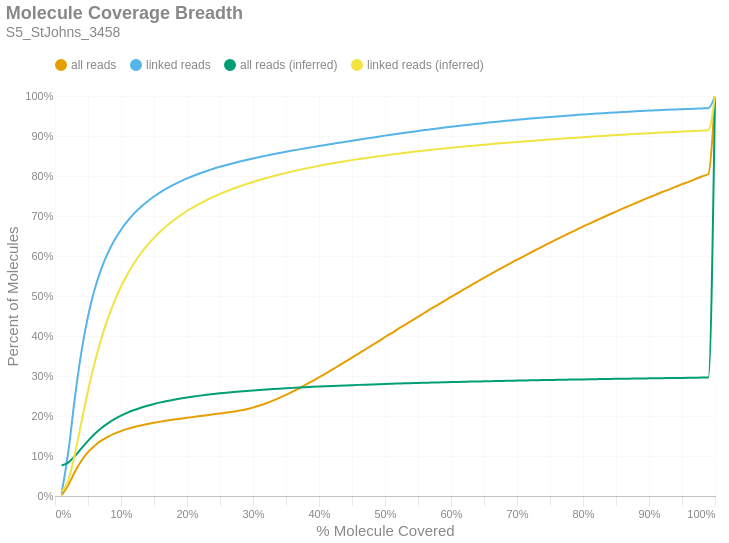

Notebook code for this chart:
### Markdown cell above
### Molecule Read Coverage
This chart shows molecule coverage breadth as computed by the number of bases aligned to that molecule. In other words, "*how much of each unique long molecule is actually sequenced/aligned?*" Keep in mind there is a distinction between sequences and alignments, since some sequences belonging to a particular molecule may not align well and wouldn't appear in the alignment data. This chart also shows molecule coverage breadth as computed by the *inferred fragment* from which the aligned sequences originate. Unlike read coverage, this calculation takes into account the total insert size, including unsequenced gaps between the forward and reverse reads. Like the previous figures, these are cumulative percents.

### Code cell
if SKIPLR:
    print_html(f"Skipped")
else:
    binned_df = consolidated_hist(valids['coverage_bp'], mask, 0.01, True)
    binned_df_inf = consolidated_hist(valids['coverage_inserts'], mask, 0.01, True)
    binned_df = binned_df.with_columns(pl.lit(binned_df_inf['all reads (cumsum)']).alias('all reads (inferred)'))
    binned_df = binned_df.with_columns(pl.lit(binned_df_inf['linked reads (cumsum)']).alias('linked reads (inferred)'))
    binned_df = binned_df.with_columns(
        (pl.col('bin').cast(pl.Float64) + 0.01).alias('right_edge')
    )

    with SafeRender(binned_df):
        (
            density_plot(binned_df, 'Molecule Coverage Breadth', samplename, 'molcov', ['all reads (inferred)','linked reads (inferred)'])
            .encode(
                #x=alt.X('bin:Q', title="% Molecule Covered").axis(format = '%').scale(padding=0),
                x=alt.X('right_edge:Q', title="% Molecule Covered").axis(format='%').scale(padding=0),
                y=alt.Y('value:Q', title='Percent of Molecules')
                    .axis(format='%')
                    .stack(False)
                    .scale(domainMin=0, padding=0),
                color=alt.Color("key:N").scale(domain = ["all reads", "linked reads", "all reads (inferred)", "linked reads (inferred)"]),
                tooltip = [
                    alt.Tooltip("key:N", title = "Data Type"),
                    alt.Tooltip("range_label:N", title="% Molecule Covered"),
                    alt.Tooltip("value:Q", format = ".2%", title="% Molecules")
                ]
            )
        ).display()

### Figure 1 — Vega-Lite specification as saved in the notebook (floating-point values rounded to 4 significant figures)
{"width": "container", "height": 400, "config": {"title": {"anchor": "start", "dy": -15, "fontSize": 18, "color": "#888888", "subtitleColor": "#888888", "subtitleFontSize": 14}, "arc": {"fill": "#0072B2"}, "axis": {"domainColor": "#888888", "domainWidth": 0.5, "gridWidth": 0.2, "grid": false, "titleFontWeight": 400, "titleFontSize": 15, "labelFontSize": 11, "labelColor": "#888888", "tickColor": "#888888", "tickWidth": 0.2, "titleColor": "#888888"}, "axisBand": {"grid": false}, "axisX": {"grid": true, "tickSize": 10, "domainCap": "round"}, "axisY": {"domain": false, "grid": true, "tickSize": 0, "domainCap": "round"}, "background": "transparent", "header": {"labelFontSize": 15, "labelColor": "#888888", "titleFontSize": 15, "titleFontWeight": 600, "titleColor": "#888888"}, "legend": {"labelFont": "sans-serif", "labelFontSize": 12, "labelColor": "#888888", "symbolSize": 100, "symbolType": "circle", "titleFontSize": 12, "titlePadding": 10, "titleColor": "#888888", "title": null, "orient": "top"}, "range": {"category": ["#E69F00", "#56B4E9", "#009E73", "#F0E442", "#0072B2", "#D55E00", "#CC79A7", "#000000"], "diverging": ["#cfe8f3", "#a2d4ec", "#73bfe2", "#46abdb", "#1696d2", "#12719e"]}, "area": {"fill": "#0072B2", "fillOpacity": 0.7, "line": true, "strokeOpacity": 0.7}, "line": {"color": "#0072B2", "stroke": "#0072B2", "strokeWidth": 2}, "trail": {"color": "#0072B2", "stroke": "#0072B2", "strokeWidth": 0, "size": 1}, "point": {"filled": true, "fillOpacity": 1.0, "size": 95}, "text": {"color": "#888888", "fontSize": 11, "align": "right", "fontWeight": 400, "size": 11}, "bar": {"fill": "#0072B2", "stroke": null}, "view": {"stroke": null, "continuousWidth": 660, "continuousHeight": 400}}, "data": {"name": "data-bb2fb5f5aadf400886785d3bd0d33134"}, "mark": {"type": "line", "interpolate": "monotone", "point": {"opacity": 0, "size": 275}}, "encoding": {"color": {"field": "key", "scale": {"domain": ["all reads", "linked reads", "all reads (inferred)", "linked reads (inferred)"]}, "type": "nominal"}, "tooltip": [{"field": "key", "title": "Data Type", "type": "nominal"}, {"field": "range_label", "title": "% Molecule Covered", "type": "nominal"}, {"field": "value", "format": ".2%", "title": "% Molecules", "type": "quantitative"}], "x": {"axis": {"format": "%"}, "field": "right_edge", "scale": {"padding": 0}, "title": "% Molecule Covered", "type": "quantitative"}, "y": {"axis": {"format": "%"}, "field": "value", "scale": {"domainMin": 0, "padding": 0}, "stack": false, "title": "Percent of Molecules", "type": "quantitative"}}, "params": [{"name": "param_c36ac31b6afebe62", "select": {"type": "point", "fields": ["key"]}, "bind": "legend"}], "title": {"text": "Molecule Coverage Breadth", "subtitle": "S5_StJohns_3458"}, "transform": [{"fold": ["all reads (cumsum)", "linked reads (cumsum)", "all reads (inferred)", "linked reads (inferred)"]}, {"calculate": "replace(datum.key, ' (cumsum)', '')", "as": "key"}, {"filter": {"param": "param_c36ac31b6afebe62"}}], "usermeta": {"embedOptions": {"downloadFileName": "S5_StJohns_3458.molcov"}}, "$schema": "https://vega.github.io/schema/vega-lite/v6.1.0.json", "datasets": {"data-bb2fb5f5aadf400886785d3bd0d33134": [{"bin": "0.0", "interval": "0.0-0.01", "all reads": 0.001971, "linked reads": 0.006975, "all reads (cumsum)": 0.001971, "linked reads (cumsum)": 0.006975, "range_label": "0.0-0.01", "all reads (inferred)": 0.07613, "linked reads (inferred)": 0.01011, "right_edge": 0.01}, {"bin": "0.01", "interval": "0.01-0.02", "all reads": 0.02499, "linked reads": 0.1015, "all reads (cumsum)": 0.02696, "linked reads (cumsum)": 0.1085, "range_label": "0.01-0.02", "all reads (inferred)": 0.08348, "linked reads (inferred)": 0.03829, "right_edge": 0.02}, {"bin": "0.02", "interval": "0.02-0.03", "all reads": 0.03297, "linked reads": 0.1358, "all reads (cumsum)": 0.05993, "linked reads (cumsum)": 0.2443, "range_label": "0.02-0.03", "all reads (inferred)": 0.09968, "linked reads (inferred)": 0.1042, "right_edge": 0.03}, {"bin": "0.03", "interval": "0.03-0.04", "all reads": 0.02809, "linked reads": 0.1159, "all reads (cumsum)": 0.08802, "linked reads (cumsum)": 0.3602, "range_label": "0.03-0.04", "all reads (inferred)": 0.119, "linked reads (inferred)": 0.1841, "right_edge": 0.04}, {"bin": "0.04", "interval": "0.04-0.05", "all reads": 0.02151, "linked reads": 0.08876, "all reads (cumsum)": 0.1095, "linked reads (cumsum)": 0.449, "range_label": "0.04-0.05", "all reads (inferred)": 0.1379, "linked reads (inferred)": 0.2623, "right_edge": 0.05}, {"bin": "0.05", "interval": "0.05-0.06", "all reads": 0.01631, "linked reads": 0.06708, "all reads (cumsum)": 0.1258, "linked reads (cumsum)": 0.516, "range_label": "0.05-0.06", "all reads (inferred)": 0.1547, "linked reads (inferred)": 0.3322, "right_edge": 0.06}, {"bin": "0.06", "interval": "0.06-0.07", "all reads": 0.01245, "linked reads": 0.05122, "all reads (cumsum)": 0.1383, "linked reads (cumsum)": 0.5673, "range_label": "0.06-0.07", "all reads (inferred)": 0.1692, "linked reads (inferred)": 0.3922, "right_edge": 0.07}, {"bin": "0.07", "interval": "0.07-0.08", "all reads": 0.009745, "linked reads": 0.03999, "all reads (cumsum)": 0.148, "linked reads (cumsum)": 0.6073, "range_label": "0.07-0.08", "all reads (inferred)": 0.1815, "linked reads (inferred)": 0.4434, "right_edge": 0.08}, {"bin": "0.08", "interval": "0.08-0.09", "all reads": 0.007838, "linked reads": 0.03202, "all reads (cumsum)": 0.1559, "linked reads (cumsum)": 0.6393, "range_label": "0.08-0.09", "all reads (inferred)": 0.1919, "linked reads (inferred)": 0.4868, "right_edge": 0.09}, {"bin": "0.09", "interval": "0.09-0.1", "all reads": 0.006468, "linked reads": 0.02631, "all reads (cumsum)": 0.1623, "linked reads (cumsum)": 0.6656, "range_label": "0.09-0.1", "all reads (inferred)": 0.2008, "linked reads (inferred)": 0.5238, "right_edge": 0.1}, {"bin": "0.1", "interval": "0.1-0.11", "all reads": 0.005455, "linked reads": 0.02208, "all reads (cumsum)": 0.1678, "linked reads (cumsum)": 0.6877, "range_label": "0.1-0.11", "all reads (inferred)": 0.2084, "linked reads (inferred)": 0.5553, "right_edge": 0.11}, {"bin": "0.11", "interval": "0.11-0.12", "all reads": 0.004659, "linked reads": 0.01876, "all reads (cumsum)": 0.1724, "linked reads (cumsum)": 0.7064, "range_label": "0.11-0.12", "all reads (inferred)": 0.2149, "linked reads (inferred)": 0.5824, "right_edge": 0.12}, {"bin": "0.12", "interval": "0.12-0.13", "all reads": 0.003999, "linked reads": 0.01603, "all reads (cumsum)": 0.1764, "linked reads (cumsum)": 0.7225, "range_label": "0.12-0.13", "all reads (inferred)": 0.2206, "linked reads (inferred)": 0.6062, "right_edge": 0.13}, {"bin": "0.13", "interval": "0.13-0.14", "all reads": 0.00352, "linked reads": 0.01394, "all reads (cumsum)": 0.18, "linked reads (cumsum)": 0.7364, "range_label": "0.13-0.14", "all reads (inferred)": 0.2257, "linked reads (inferred)": 0.627, "right_edge": 0.14}, {"bin": "0.14", "interval": "0.14-0.15", "all reads": 0.003111, "linked reads": 0.01222, "all reads (cumsum)": 0.1831, "linked reads (cumsum)": 0.7486, "range_label": "0.14-0.15", "all reads (inferred)": 0.2301, "linked reads (inferred)": 0.6454, "right_edge": 0.15}, {"bin": "0.15", "interval": "0.15-0.16", "all reads": 0.002873, "linked reads": 0.01111, "all reads (cumsum)": 0.186, "linked reads (cumsum)": 0.7597, "range_label": "0.15-0.16", "all reads (inferred)": 0.234, "linked reads (inferred)": 0.6617, "right_edge": 0.16}, {"bin": "0.16", "interval": "0.16-0.17", "all reads": 0.002617, "linked reads": 0.009897, "all reads (cumsum)": 0.1886, "linked reads (cumsum)": 0.7696, "range_label": "0.16-0.17", "all reads (inferred)": 0.2376, "linked reads (inferred)": 0.6764, "right_edge": 0.17}, {"bin": "0.17", "interval": "0.17-0.18", "all reads": 0.002474, "linked reads": 0.008937, "all reads (cumsum)": 0.191, "linked reads (cumsum)": 0.7786, "range_label": "0.17-0.18", "all reads (inferred)": 0.2407, "linked reads (inferred)": 0.6895, "right_edge": 0.18}, {"bin": "0.18", "interval": "0.18-0.19", "all reads": 0.002325, "linked reads": 0.008078, "all reads (cumsum)": 0.1934, "linked reads (cumsum)": 0.7866, "range_label": "0.18-0.19", "all reads (inferred)": 0.2437, "linked reads (inferred)": 0.7016, "right_edge": 0.19}, {"bin": "0.19", "interval": "0.19-0.2", "all reads": 0.002256, "linked reads": 0.0074, "all reads (cumsum)": 0.1956, "linked reads (cumsum)": 0.794, "range_label": "0.19-0.2", "all reads (inferred)": 0.2463, "linked reads (inferred)": 0.7125, "right_edge": 0.2}, {"bin": "0.2", "interval": "0.2-0.21", "all reads": 0.002162, "linked reads": 0.00669, "all reads (cumsum)": 0.1978, "linked reads (cumsum)": 0.8007, "range_label": "0.2-0.21", "all reads (inferred)": 0.2487, "linked reads (inferred)": 0.7225, "right_edge": 0.21}, {"bin": "0.21", "interval": "0.21-0.22", "all reads": 0.002147, "linked reads": 0.006181, "all reads (cumsum)": 0.1999, "linked reads (cumsum)": 0.8069, "range_label": "0.21-0.22", "all reads (inferred)": 0.2509, "linked reads (inferred)": 0.7316, "right_edge": 0.22}, {"bin": "0.22", "interval": "0.22-0.23", "all reads": 0.002105, "linked reads": 0.005684, "all reads (cumsum)": 0.202, "linked reads (cumsum)": 0.8126, "range_label": "0.22-0.23", "all reads (inferred)": 0.253, "linked reads (inferred)": 0.74, "right_edge": 0.23}, {"bin": "0.23", "interval": "0.23-0.24", "all reads": 0.002105, "linked reads": 0.005353, "all reads (cumsum)": 0.2041, "linked reads (cumsum)": 0.8179, "range_label": "0.23-0.24", "all reads (inferred)": 0.2548, "linked reads (inferred)": 0.7478, "right_edge": 0.24}, {"bin": "0.24", "interval": "0.24-0.25", "all reads": 0.002192, "linked reads": 0.005099, "all reads (cumsum)": 0.2063, "linked reads (cumsum)": 0.823, "range_label": "0.24-0.25", "all reads (inferred)": 0.2566, "linked reads (inferred)": 0.7551, "right_edge": 0.25}, {"bin": "0.25", "interval": "0.25-0.26", "all reads": 0.002169, "linked reads": 0.00465, "all reads (cumsum)": 0.2085, "linked reads (cumsum)": 0.8277, "range_label": "0.25-0.26", "all reads (inferred)": 0.2583, "linked reads (inferred)": 0.7619, "right_edge": 0.26}, {"bin": "0.26", "interval": "0.26-0.27", "all reads": 0.002319, "linked reads": 0.004385, "all reads (cumsum)": 0.2108, "linked reads (cumsum)": 0.8321, "range_label": "0.26-0.27", "all reads (inferred)": 0.2598, "linked reads (inferred)": 0.7683, "right_edge": 0.27}, {"bin": "0.27", "interval": "0.27-0.28", "all reads": 0.002671, "linked reads": 0.004166, "all reads (cumsum)": 0.2135, "linked reads (cumsum)": 0.8362, "range_label": "0.27-0.28", "all reads (inferred)": 0.2613, "linked reads (inferred)": 0.7743, "right_edge": 0.28}, {"bin": "0.28", "interval": "0.28-0.29", "all reads": 0.003341, "linked reads": 0.003951, "all reads (cumsum)": 0.2168, "linked reads (cumsum)": 0.8402, "range_label": "0.28-0.29", "all reads (inferred)": 0.2626, "linked reads (inferred)": 0.7798, "right_edge": 0.29}, {"bin": "0.29", "interval": "0.29-0.3", "all reads": 0.004191, "linked reads": 0.003741, "all reads (cumsum)": 0.221, "linked reads (cumsum)": 0.8439, "range_label": "0.29-0.3", "all reads (inferred)": 0.2639, "linked reads (inferred)": 0.7851, "right_edge": 0.3}, {"bin": "0.3", "interval": "0.3-0.31", "all reads": 0.005064, "linked reads": 0.00361, "all reads (cumsum)": 0.2261, "linked reads (cumsum)": 0.8475, "range_label": "0.3-0.31", "all reads (inferred)": 0.2651, "linked reads (inferred)": 0.79, "right_edge": 0.31}, {"bin": "0.31", "interval": "0.31-0.32", "all reads": 0.005783, "linked reads": 0.003383, "all reads (cumsum)": 0.2319, "linked reads (cumsum)": 0.8509, "range_label": "0.31-0.32", "all reads (inferred)": 0.2662, "linked reads (inferred)": 0.7948, "right_edge": 0.32}, {"bin": "0.32", "interval": "0.32-0.33", "all reads": 0.006477, "linked reads": 0.003342, "all reads (cumsum)": 0.2383, "linked reads (cumsum)": 0.8543, "range_label": "0.32-0.33", "all reads (inferred)": 0.2674, "linked reads (inferred)": 0.7994, "right_edge": 0.33}, {"bin": "0.33", "interval": "0.33-0.34", "all reads": 0.007015, "linked reads": 0.003229, "all reads (cumsum)": 0.2454, "linked reads (cumsum)": 0.8575, "range_label": "0.33-0.34", "all reads (inferred)": 0.2684, "linked reads (inferred)": 0.8036, "right_edge": 0.34}, {"bin": "0.34", "interval": "0.34-0.35", "all reads": 0.007563, "linked reads": 0.003176, "all reads (cumsum)": 0.2529, "linked reads (cumsum)": 0.8607, "range_label": "0.34-0.35", "all reads (inferred)": 0.2694, "linked reads (inferred)": 0.8076, "right_edge": 0.35}, {"bin": "0.35", "interval": "0.35-0.36", "all reads": 0.008035, "linked reads": 0.002959, "all reads (cumsum)": 0.261, "linked reads (cumsum)": 0.8636, "range_label": "0.35-0.36", "all reads (inferred)": 0.2703, "linked reads (inferred)": 0.8115, "right_edge": 0.36}, {"bin": "0.36", "interval": "0.36-0.37", "all reads": 0.008429, "linked reads": 0.002914, "all reads (cumsum)": 0.2694, "linked reads (cumsum)": 0.8666, "range_label": "0.36-0.37", "all reads (inferred)": 0.2712, "linked reads (inferred)": 0.8153, "right_edge": 0.37}, {"bin": "0.37", "interval": "0.37-0.38", "all reads": 0.008804, "linked reads": 0.002855, "all reads (cumsum)": 0.2782, "linked reads (cumsum)": 0.8694, "range_label": "0.37-0.38", "all reads (inferred)": 0.2721, "linked reads (inferred)": 0.8188, "right_edge": 0.38}, {"bin": "0.38", "interval": "0.38-0.39", "all reads": 0.009058, "linked reads": 0.002789, "all reads (cumsum)": 0.2873, "linked reads (cumsum)": 0.8722, "range_label": "0.38-0.39", "all reads (inferred)": 0.2729, "linked reads (inferred)": 0.8222, "right_edge": 0.39}, {"bin": "0.39", "interval": "0.39-0.4", "all reads": 0.009467, "linked reads": 0.002799, "all reads (cumsum)": 0.2967, "linked reads (cumsum)": 0.875, "range_label": "0.39-0.4", "all reads (inferred)": 0.2737, "linked reads (inferred)": 0.8254, "right_edge": 0.4}, {"bin": "0.4", "interval": "0.4-0.41", "all reads": 0.009381, "linked reads": 0.002656, "all reads (cumsum)": 0.3061, "linked reads (cumsum)": 0.8776, "range_label": "0.4-0.41", "all reads (inferred)": 0.2744, "linked reads (inferred)": 0.8285, "right_edge": 0.41}, {"bin": "0.41", "interval": "0.41-0.42", "all reads": 0.009743, "linked reads": 0.002627, "all reads (cumsum)": 0.3158, "linked reads (cumsum)": 0.8803, "range_label": "0.41-0.42", "all reads (inferred)": 0.2752, "linked reads (inferred)": 0.8314, "right_edge": 0.42}, {"bin": "0.42", "interval": "0.42-0.43", "all reads": 0.009969, "linked reads": 0.002627, "all reads (cumsum)": 0.3258, "linked reads (cumsum)": 0.8829, "range_label": "0.42-0.43", "all reads (inferred)": 0.2759, "linked reads (inferred)": 0.8343, "right_edge": 0.43}, {"bin": "0.43", "interval": "0.43-0.44", "all reads": 0.009919, "linked reads": 0.002639, "all reads (cumsum)": 0.3357, "linked reads (cumsum)": 0.8855, "range_label": "0.43-0.44", "all reads (inferred)": 0.2765, "linked reads (inferred)": 0.837, "right_edge": 0.44}, {"bin": "0.44", "interval": "0.44-0.45", "all reads": 0.01013, "linked reads": 0.002576, "all reads (cumsum)": 0.3459, "linked reads (cumsum)": 0.8881, "range_label": "0.44-0.45", "all reads (inferred)": 0.2772, "linked reads (inferred)": 0.8397, "right_edge": 0.45}, {"bin": "0.45", "interval": "0.45-0.46", "all reads": 0.0102, "linked reads": 0.002616, "all reads (cumsum)": 0.3561, "linked reads (cumsum)": 0.8907, "range_label": "0.45-0.46", "all reads (inferred)": 0.2778, "linked reads (inferred)": 0.8422, "right_edge": 0.46}, {"bin": "0.46", "interval": "0.46-0.47", "all reads": 0.01016, "linked reads": 0.002544, "all reads (cumsum)": 0.3662, "linked reads (cumsum)": 0.8933, "range_label": "0.46-0.47", "all reads (inferred)": 0.2784, "linked reads (inferred)": 0.8446, "right_edge": 0.47}, {"bin": "0.47", "interval": "0.47-0.48", "all reads": 0.01033, "linked reads": 0.002547, "all reads (cumsum)": 0.3766, "linked reads (cumsum)": 0.8958, "range_label": "0.47-0.48", "all reads (inferred)": 0.279, "linked reads (inferred)": 0.847, "right_edge": 0.48}, {"bin": "0.48", "interval": "0.48-0.49", "all reads": 0.009926, "linked reads": 0.002527, "all reads (cumsum)": 0.3865, "linked reads (cumsum)": 0.8984, "range_label": "0.48-0.49", "all reads (inferred)": 0.2795, "linked reads (inferred)": 0.8493, "right_edge": 0.49}, {"bin": "0.49", "interval": "0.49-0.5", "all reads": 0.01106, "linked reads": 0.00256, "all reads (cumsum)": 0.3975, "linked reads (cumsum)": 0.9009, "range_label": "0.49-0.5", "all reads (inferred)": 0.2801, "linked reads (inferred)": 0.8515, "right_edge": 0.5}, {"bin": "0.5", "interval": "0.5-0.51", "all reads": 0.009471, "linked reads": 0.002377, "all reads (cumsum)": 0.407, "linked reads (cumsum)": 0.9033, "range_label": "0.5-0.51", "all reads (inferred)": 0.2806, "linked reads (inferred)": 0.8537, "right_edge": 0.51}, {"bin": "0.51", "interval": "0.51-0.52", "all reads": 0.01057, "linked reads": 0.002417, "all reads (cumsum)": 0.4176, "linked reads (cumsum)": 0.9057, "range_label": "0.51-0.52", "all reads (inferred)": 0.2811, "linked reads (inferred)": 0.8558, "right_edge": 0.52}, {"bin": "0.52", "interval": "0.52-0.53", "all reads": 0.01003, "linked reads": 0.00233, "all reads (cumsum)": 0.4276, "linked reads (cumsum)": 0.908, "range_label": "0.52-0.53", "all reads (inferred)": 0.2817, "linked reads (inferred)": 0.8579, "right_edge": 0.53}, {"bin": "0.53", "interval": "0.53-0.54", "all reads": 0.01027, "linked reads": 0.002242, "all reads (cumsum)": 0.4379, "linked reads (cumsum)": 0.9103, "range_label": "0.53-0.54", "all reads (inferred)": 0.2821, "linked reads (inferred)": 0.8598, "right_edge": 0.54}, {"bin": "0.54", "interval": "0.54-0.55", "all reads": 0.01002, "linked reads": 0.002205, "all reads (cumsum)": 0.4479, "linked reads (cumsum)": 0.9125, "range_label": "0.54-0.55", "all reads (inferred)": 0.2826, "linked reads (inferred)": 0.8618, "right_edge": 0.55}, {"bin": "0.55", "interval": "0.55-0.56", "all reads": 0.01023, "linked reads": 0.002236, "all reads (cumsum)": 0.4581, "linked reads (cumsum)": 0.9147, "range_label": "0.55-0.56", "all reads (inferred)": 0.2831, "linked reads (inferred)": 0.8636, "right_edge": 0.56}, {"bin": "0.56", "interval": "0.56-0.57", "all reads": 0.01011, "linked reads": 0.002207, "all reads (cumsum)": 0.4682, "linked reads (cumsum)": 0.9169, "range_label": "0.56-0.57", "all reads (inferred)": 0.2835, "linked reads (inferred)": 0.8654, "right_edge": 0.57}, {"bin": "0.57", "interval": "0.57-0.58", "all reads": 0.009782, "linked reads": 0.002086, "all reads (cumsum)": 0.478, "linked reads (cumsum)": 0.919, "range_label": "0.57-0.58", "all reads (inferred)": 0.284, "linked reads (inferred)": 0.8672, "right_edge": 0.58}, {"bin": "0.58", "interval": "0.58-0.59", "all reads": 0.009875, "linked reads": 0.002016, "all reads (cumsum)": 0.4879, "linked reads (cumsum)": 0.921, "range_label": "0.58-0.59", "all reads (inferred)": 0.2844, "linked reads (inferred)": 0.8689, "right_edge": 0.59}, {"bin": "0.59", "interval": "0.59-0.6", "all reads": 0.009983, "linked reads": 0.001982, "all reads (cumsum)": 0.4979, "linked reads (cumsum)": 0.923, "range_label": "0.59-0.6", "all reads (inferred)": 0.2848, "linked reads (inferred)": 0.8706, "right_edge": 0.6}, {"bin": "0.6", "interval": "0.6-0.61", "all reads": 0.00936, "linked reads": 0.001935, "all reads (cumsum)": 0.5072, "linked reads (cumsum)": 0.9249, "range_label": "0.6-0.61", "all reads (inferred)": 0.2852, "linked reads (inferred)": 0.8722, "right_edge": 0.61}, {"bin": "0.61", "interval": "0.61-0.62", "all reads": 0.009773, "linked reads": 0.001869, "all reads (cumsum)": 0.517, "linked reads (cumsum)": 0.9268, "range_label": "0.61-0.62", "all reads (inferred)": 0.2856, "linked reads (inferred)": 0.8737, "right_edge": 0.62}, {"bin": "0.62", "interval": "0.62-0.63", "all reads": 0.009447, "linked reads": 0.001891, "all reads (cumsum)": 0.5265, "linked reads (cumsum)": 0.9287, "range_label": "0.62-0.63", "all reads (inferred)": 0.286, "linked reads (inferred)": 0.8753, "right_edge": 0.63}, {"bin": "0.63", "interval": "0.63-0.64", "all reads": 0.009483, "linked reads": 0.001846, "all reads (cumsum)": 0.5359, "linked reads (cumsum)": 0.9306, "range_label": "0.63-0.64", "all reads (inferred)": 0.2864, "linked reads (inferred)": 0.8767, "right_edge": 0.64}, {"bin": "0.64", "interval": "0.64-0.65", "all reads": 0.009285, "linked reads": 0.00175, "all reads (cumsum)": 0.5452, "linked reads (cumsum)": 0.9323, "range_label": "0.64-0.65", "all reads (inferred)": 0.2867, "linked reads (inferred)": 0.8782, "right_edge": 0.65}, {"bin": "0.65", "interval": "0.65-0.66", "all reads": 0.009644, "linked reads": 0.001804, "all reads (cumsum)": 0.5549, "linked reads (cumsum)": 0.9341, "range_label": "0.65-0.66", "all reads (inferred)": 0.2871, "linked reads (inferred)": 0.8796, "right_edge": 0.66}, {"bin": "0.66", "interval": "0.66-0.67", "all reads": 0.008947, "linked reads": 0.001624, "all reads (cumsum)": 0.5638, "linked reads (cumsum)": 0.9357, "range_label": "0.66-0.67", "all reads (inferred)": 0.2875, "linked reads (inferred)": 0.881, "right_edge": 0.67}, {"bin": "0.67", "interval": "0.67-0.68", "all reads": 0.00908, "linked reads": 0.001605, "all reads (cumsum)": 0.5729, "linked reads (cumsum)": 0.9373, "range_label": "0.67-0.68", "all reads (inferred)": 0.2878, "linked reads (inferred)": 0.8824, "right_edge": 0.68}, {"bin": "0.68", "interval": "0.68-0.69", "all reads": 0.0088, "linked reads": 0.001592, "all reads (cumsum)": 0.5817, "linked reads (cumsum)": 0.9389, "range_label": "0.68-0.69", "all reads (inferred)": 0.2882, "linked reads (inferred)": 0.8838, "right_edge": 0.69}, {"bin": "0.69", "interval": "0.69-0.7", "all reads": 0.008992, "linked reads": 0.001594, "all reads (cumsum)": 0.5907, "linked reads (cumsum)": 0.9405, "range_label": "0.69-0.7", "all reads (inferred)": 0.2885, "linked reads (inferred)": 0.8852, "right_edge": 0.7}, {"bin": "0.7", "interval": "0.7-0.71", "all reads": 0.00857, "linked reads": 0.001504, "all reads (cumsum)": 0.5993, "linked reads (cumsum)": 0.942, "range_label": "0.7-0.71", "all reads (inferred)": 0.2888, "linked reads (inferred)": 0.8865, "right_edge": 0.71}, {"bin": "0.71", "interval": "0.71-0.72", "all reads": 0.008538, "linked reads": 0.00147, "all reads (cumsum)": 0.6078, "linked reads (cumsum)": 0.9435, "range_label": "0.71-0.72", "all reads (inferred)": 0.2892, "linked reads (inferred)": 0.8877, "right_edge": 0.72}, {"bin": "0.72", "interval": "0.72-0.73", "all reads": 0.008615, "linked reads": 0.001405, "all reads (cumsum)": 0.6164, "linked reads (cumsum)": 0.9449, "range_label": "0.72-0.73", "all reads (inferred)": 0.2895, "linked reads (inferred)": 0.8889, "right_edge": 0.73}, {"bin": "0.73", "interval": "0.73-0.74", "all reads": 0.008288, "linked reads": 0.001336, "all reads (cumsum)": 0.6247, "linked reads (cumsum)": 0.9462, "range_label": "0.73-0.74", "all reads (inferred)": 0.2898, "linked reads (inferred)": 0.8901, "right_edge": 0.74}, {"bin": "0.74", "interval": "0.74-0.75", "all reads": 0.008742, "linked reads": 0.001374, "all reads (cumsum)": 0.6334, "linked reads (cumsum)": 0.9476, "range_label": "0.74-0.75", "all reads (inferred)": 0.2901, "linked reads (inferred)": 0.8913, "right_edge": 0.75}, {"bin": "0.75", "interval": "0.75-0.76", "all reads": 0.008037, "linked reads": 0.001333, "all reads (cumsum)": 0.6415, "linked reads (cumsum)": 0.9489, "range_label": "0.75-0.76", "all reads (inferred)": 0.2904, "linked reads (inferred)": 0.8925, "right_edge": 0.76}, {"bin": "0.76", "interval": "0.76-0.77", "all reads": 0.008155, "linked reads": 0.001225, "all reads (cumsum)": 0.6496, "linked reads (cumsum)": 0.9502, "range_label": "0.76-0.77", "all reads (inferred)": 0.2907, "linked reads (inferred)": 0.8937, "right_edge": 0.77}, {"bin": "0.77", "interval": "0.77-0.78", "all reads": 0.007986, "linked reads": 0.001275, "all reads (cumsum)": 0.6576, "linked reads (cumsum)": 0.9514, "range_label": "0.77-0.78", "all reads (inferred)": 0.291, "linked reads (inferred)": 0.8948, "right_edge": 0.78}, {"bin": "0.78", "interval": "0.78-0.79", "all reads": 0.00788, "linked reads": 0.001227, "all reads (cumsum)": 0.6655, "linked reads (cumsum)": 0.9527, "range_label": "0.78-0.79", "all reads (inferred)": 0.2912, "linked reads (inferred)": 0.8959, "right_edge": 0.79}, {"bin": "0.79", "interval": "0.79-0.8", "all reads": 0.008143, "linked reads": 0.00118, "all reads (cumsum)": 0.6736, "linked reads (cumsum)": 0.9538, "range_label": "0.79-0.8", "all reads (inferred)": 0.2915, "linked reads (inferred)": 0.897, "right_edge": 0.8}, {"bin": "0.8", "interval": "0.8-0.81", "all reads": 0.007471, "linked reads": 0.001047, "all reads (cumsum)": 0.6811, "linked reads (cumsum)": 0.9549, "range_label": "0.8-0.81", "all reads (inferred)": 0.2918, "linked reads (inferred)": 0.898, "right_edge": 0.81}, {"bin": "0.81", "interval": "0.81-0.82", "all reads": 0.007559, "linked reads": 0.001077, "all reads (cumsum)": 0.6887, "linked reads (cumsum)": 0.956, "range_label": "0.81-0.82", "all reads (inferred)": 0.2921, "linked reads (inferred)": 0.8991, "right_edge": 0.82}, {"bin": "0.82", "interval": "0.82-0.83", "all reads": 0.007624, "linked reads": 0.001075, "all reads (cumsum)": 0.6963, "linked reads (cumsum)": 0.957, "range_label": "0.82-0.83", "all reads (inferred)": 0.2924, "linked reads (inferred)": 0.9002, "right_edge": 0.83}, {"bin": "0.83", "interval": "0.83-0.84", "all reads": 0.007496, "linked reads": 0.001009, "all reads (cumsum)": 0.7038, "linked reads (cumsum)": 0.9581, "range_label": "0.83-0.84", "all reads (inferred)": 0.2926, "linked reads (inferred)": 0.9012, "right_edge": 0.84}, {"bin": "0.84", "interval": "0.84-0.85", "all reads": 0.007266, "linked reads": 0.0009743, "all reads (cumsum)": 0.7111, "linked reads (cumsum)": 0.959, "range_label": "0.84-0.85", "all reads (inferred)": 0.2929, "linked reads (inferred)": 0.9022, "right_edge": 0.85}, {"bin": "0.85", "interval": "0.85-0.86", "all reads": 0.007316, "linked reads": 0.0009314, "all reads (cumsum)": 0.7184, "linked reads (cumsum)": 0.96, "range_label": "0.85-0.86", "all reads (inferred)": 0.2931, "linked reads (inferred)": 0.9032, "right_edge": 0.86}, {"bin": "0.86", "interval": "0.86-0.87", "all reads": 0.007035, "linked reads": 0.0009002, "all reads (cumsum)": 0.7254, "linked reads (cumsum)": 0.9609, "range_label": "0.86-0.87", "all reads (inferred)": 0.2934, "linked reads (inferred)": 0.9042, "right_edge": 0.87}, {"bin": "0.87", "interval": "0.87-0.88", "all reads": 0.007131, "linked reads": 0.000879, "all reads (cumsum)": 0.7325, "linked reads (cumsum)": 0.9617, "range_label": "0.87-0.88", "all reads (inferred)": 0.2936, "linked reads (inferred)": 0.9051, "right_edge": 0.88}, {"bin": "0.88", "interval": "0.88-0.89", "all reads": 0.006904, "linked reads": 0.0008513, "all reads (cumsum)": 0.7394, "linked reads (cumsum)": 0.9626, "range_label": "0.88-0.89", "all reads (inferred)": 0.2939, "linked reads (inferred)": 0.906, "right_edge": 0.89}, {"bin": "0.89", "interval": "0.89-0.9", "all reads": 0.006979, "linked reads": 0.0008566, "all reads (cumsum)": 0.7464, "linked reads (cumsum)": 0.9635, "range_label": "0.89-0.9", "all reads (inferred)": 0.2941, "linked reads (inferred)": 0.907, "right_edge": 0.9}, {"bin": "0.9", "interval": "0.9-0.91", "all reads": 0.006387, "linked reads": 0.0007577, "all reads (cumsum)": 0.7528, "linked reads (cumsum)": 0.9642, "range_label": "0.9-0.91", "all reads (inferred)": 0.2944, "linked reads (inferred)": 0.9078, "right_edge": 0.91}, {"bin": "0.91", "interval": "0.91-0.92", "all reads": 0.007176, "linked reads": 0.0007918, "all reads (cumsum)": 0.76, "linked reads (cumsum)": 0.965, "range_label": "0.91-0.92", "all reads (inferred)": 0.2946, "linked reads (inferred)": 0.9087, "right_edge": 0.92}, {"bin": "0.92", "interval": "0.92-0.93", "all reads": 0.006118, "linked reads": 0.0006982, "all reads (cumsum)": 0.7661, "linked reads (cumsum)": 0.9657, "range_label": "0.92-0.93", "all reads (inferred)": 0.2948, "linked reads (inferred)": 0.9095, "right_edge": 0.93}, {"bin": "0.93", "interval": "0.93-0.94", "all reads": 0.006551, "linked reads": 0.0007294, "all reads (cumsum)": 0.7727, "linked reads (cumsum)": 0.9664, "range_label": "0.93-0.94", "all reads (inferred)": 0.295, "linked reads (inferred)": 0.9103, "right_edge": 0.94}, {"bin": "0.94", "interval": "0.94-0.95", "all reads": 0.007035, "linked reads": 0.0006582, "all reads (cumsum)": 0.7797, "linked reads (cumsum)": 0.9671, "range_label": "0.94-0.95", "all reads (inferred)": 0.2953, "linked reads (inferred)": 0.9111, "right_edge": 0.95}, {"bin": "0.95", "interval": "0.95-0.96", "all reads": 0.005695, "linked reads": 0.0006906, "all reads (cumsum)": 0.7854, "linked reads (cumsum)": 0.9678, "range_label": "0.95-0.96", "all reads (inferred)": 0.2955, "linked reads (inferred)": 0.9119, "right_edge": 0.96}, {"bin": "0.96", "interval": "0.96-0.97", "all reads": 0.006703, "linked reads": 0.000617, "all reads (cumsum)": 0.7921, "linked reads (cumsum)": 0.9684, "range_label": "0.96-0.97", "all reads (inferred)": 0.2957, "linked reads (inferred)": 0.9127, "right_edge": 0.97}, {"bin": "0.97", "interval": "0.97-0.98", "all reads": 0.006687, "linked reads": 0.0006005, "all reads (cumsum)": 0.7988, "linked reads (cumsum)": 0.969, "range_label": "0.97-0.98", "all reads (inferred)": 0.296, "linked reads (inferred)": 0.9135, "right_edge": 0.98}, {"bin": "0.98", "interval": "0.98-0.99", "all reads": 0.006243, "linked reads": 0.0006223, "all reads (cumsum)": 0.805, "linked reads (cumsum)": 0.9696, "range_label": "0.98-0.99", "all reads (inferred)": 0.2963, "linked reads (inferred)": 0.9143, "right_edge": 0.99}, {"bin": "0.99", "interval": "0.99-1.0", "all reads": 0.195, "linked reads": 0.03038, "all reads (cumsum)": 1.0, "linked reads (cumsum)": 1.0, "range_label": "0.99-1.0", "all reads (inferred)": 1.0, "linked reads (inferred)": 1.0, "right_edge": 1.0}]}}
